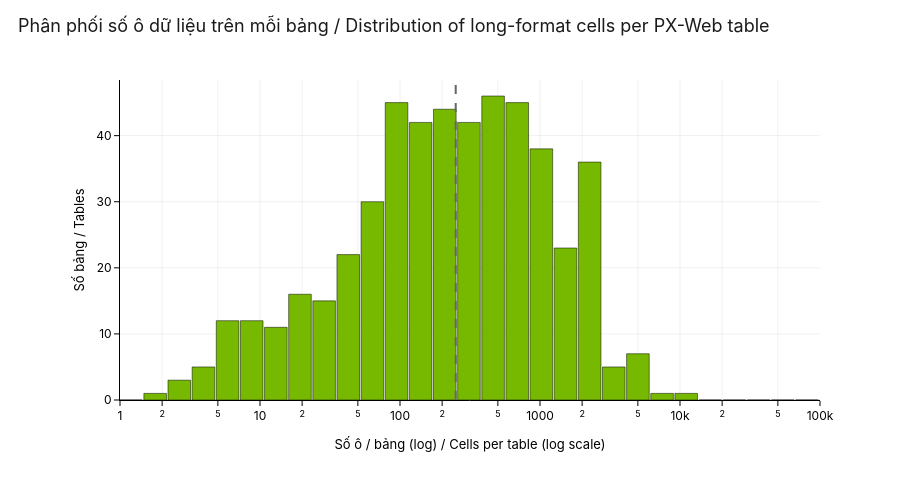

Here is the notebook cell this chart was saved with:
### Markdown cell above
## §2 — Table size distribution

Number of long-format cells per table, on a log x-axis (range 2 →
~10,000). Most NSO matrices land in the 100–1,000 cell band — small
enough to read in a single page, large enough to carry useful breakdowns
(by year × province × indicator). The handful of mega-tables in the
right tail are the deepest cross-tabs (V02.03–07 alone has ~10,400 cells:
demographics × every province × every year).

### Code cell
'''Figure 02 — log-binned histogram of n_cells per table.'''
n_cells = extracted['n_cells'].clip(lower=1)
log_min, log_max = np.floor(np.log10(n_cells.min())), np.ceil(np.log10(n_cells.max()))
bins = np.logspace(log_min, log_max, 30)
counts, edges = np.histogram(n_cells, bins=bins)
centres = np.sqrt(edges[:-1] * edges[1:])
widths  = np.diff(edges) * 0.92

fig02 = go.Figure(go.Bar(
    x=centres, y=counts, width=widths,
    marker=dict(color=NV_GREEN, line=dict(color=NV_BLACK, width=0.5)),
    hovertemplate=('[%{customdata[0]:,.0f} – %{customdata[1]:,.0f}] cells/bảng'
                    '<br>%{y} bảng / tables<extra></extra>'),
    customdata=np.column_stack([edges[:-1], edges[1:]]),
))
_med = int(extracted['n_cells'].median())
fig02.update_layout(
    title='Phân phối số ô dữ liệu trên mỗi bảng / '
          'Distribution of long-format cells per PX-Web table',
    xaxis=dict(title='Số ô / bảng (log) / Cells per table (log scale)', type='log'),
    yaxis_title='Số bảng / Tables',
    bargap=0, height=480,
)
apply_nvidia_style(fig02)
fig02.update_xaxes(range=[float(log_min), float(log_max)], zeroline=False)
fig02.add_vline(
    x=_med, line_dash='dash', line_color=NV_GREY,
    annotation_text=f'trung vị / median = {_med:,}',
    annotation_position='top right',
)
save_figure(fig02, '02_table_size_distribution', width=1100, height=480, out_dir=OUT_DIR)
fig02.show()

### Figure 1 — Plotly figure (JSON) as saved in the notebook; plotly's stock layout.template omitted (floating-point values rounded to 4 significant figures)
{"data": [{"cliponaxis": false, "customdata": [[1.0, 1.487], [1.487, 2.212], [2.212, 3.29], [3.29, 4.894], [4.894, 7.279], [7.279, 10.83], [10.83, 16.1], [16.1, 23.95], [23.95, 35.62], [35.62, 52.98], [52.98, 78.8], [78.8, 117.2], [117.2, 174.3], [174.3, 259.3], [259.3, 385.7], [385.7, 573.6], [573.6, 853.2], [853.2, 1269.0], [1269.0, 1887.0], [1887.0, 2807.0], [2807.0, 4175.0], [4175.0, 6210.0], [6210.0, 9237.0], [9237.0, 13740.0], [13740.0, 20430.0], [20430.0, 30390.0], [30390.0, 45200.0], [45200.0, 67230.0], [67230.0, 100000.0]], "hovertemplate": "[%{customdata[0]:,.0f} – %{customdata[1]:,.0f}] cells/bảng<br>%{y} bảng / tables<extra></extra>", "marker": {"color": "#76B900", "line": {"color": "#000000", "width": 0.5}}, "type": "bar", "width": [0.4484, 0.6669, 0.9919, 1.475, 2.194, 3.264, 4.854, 7.22, 10.74, 15.97, 23.76, 35.33, 52.55, 78.16, 116.3, 172.9, 257.2, 382.5, 569.0, 846.2, 1259.0, 1872.0, 2784.0, 4141.0, 6160.0, 9162.0, 13630.0, 20270.0, 30150.0], "x": [1.22, 1.814, 2.698, 4.013, 5.968, 8.877, 13.2, 19.64, 29.21, 43.44, 64.62, 96.11, 142.9, 212.6, 316.2, 470.3, 699.6, 1040.0, 1548.0, 2302.0, 3424.0, 5092.0, 7574.0, 11260.0, 16750.0, 24920.0, 37070.0, 55130.0, 82000.0], "y": [0, 1, 3, 5, 12, 12, 11, 16, 15, 22, 30, 45, 42, 44, 42, 46, 45, 38, 23, 36, 5, 7, 1, 1, 0, 0, 0, 0, 0]}], "layout": {"annotations": [{"showarrow": false, "text": "trung vị / median = 250", "x": 250, "xanchor": "left", "xref": "x", "y": 1, "yanchor": "top", "yref": "y domain"}], "bargap": 0, "colorway": ["#76B900", "#000000", "#888888", "#B5D88A", "#444444", "#CCCCCC"], "font": {"color": "#000000", "family": "NVIDIA Sans, NVIDIASans, NVIDIA, Inter, Helvetica Neue, Helvetica, Arial, sans-serif", "size": 13}, "height": 480, "hoverlabel": {"bgcolor": "#000000", "bordercolor": "#76B900", "font": {"color": "#FFFFFF", "family": "NVIDIA Sans, NVIDIASans, NVIDIA, Inter, Helvetica Neue, Helvetica, Arial, sans-serif", "size": 12}}, "legend": {"bgcolor": "rgba(255,255,255,0.92)", "bordercolor": "#CCCCCC", "borderwidth": 1, "font": {"color": "#000000", "family": "NVIDIA Sans, NVIDIASans, NVIDIA, Inter, Helvetica Neue, Helvetica, Arial, sans-serif", "size": 12}}, "margin": {"b": 80, "l": 120, "r": 80, "t": 80}, "paper_bgcolor": "#FFFFFF", "plot_bgcolor": "#FFFFFF", "shapes": [{"line": {"color": "#666666", "dash": "dash"}, "type": "line", "x0": 250, "x1": 250, "xref": "x", "y0": 0, "y1": 1, "yref": "y domain"}], "title": {"font": {"color": "#1A1A1A", "family": "NVIDIA Sans, NVIDIASans, NVIDIA, Inter, Helvetica Neue, Helvetica, Arial, sans-serif", "size": 18}, "text": "Phân phối số ô dữ liệu trên mỗi bảng / Distribution of long-format cells per PX-Web table", "x": 0.02, "xanchor": "left", "y": 0.96}, "xaxis": {"automargin": true, "gridcolor": "rgba(0,0,0,0.06)", "linecolor": "#000000", "linewidth": 1, "mirror": false, "range": [0.0, 5.0], "showgrid": true, "showline": true, "tickcolor": "#000000", "tickfont": {"color": "#000000", "family": "NVIDIA Sans, NVIDIASans, NVIDIA, Inter, Helvetica Neue, Helvetica, Arial, sans-serif", "size": 12}, "ticks": "outside", "title": {"font": {"color": "#000000", "family": "NVIDIA Sans, NVIDIASans, NVIDIA, Inter, Helvetica Neue, Helvetica, Arial, sans-serif", "size": 13}, "text": "Số ô / bảng (log) / Cells per table (log scale)"}, "type": "log", "zeroline": false, "zerolinecolor": "#CCCCCC"}, "yaxis": {"automargin": true, "gridcolor": "rgba(0,0,0,0.06)", "linecolor": "#000000", "linewidth": 1, "mirror": false, "showgrid": true, "showline": true, "tickcolor": "#000000", "tickfont": {"color": "#000000", "family": "NVIDIA Sans, NVIDIASans, NVIDIA, Inter, Helvetica Neue, Helvetica, Arial, sans-serif", "size": 12}, "ticks": "outside", "title": {"font": {"color": "#000000", "family": "NVIDIA Sans, NVIDIASans, NVIDIA, Inter, Helvetica Neue, Helvetica, Arial, sans-serif", "size": 13}, "text": "Số bảng / Tables"}, "zeroline": true, "zerolinecolor": "#CCCCCC"}}}
